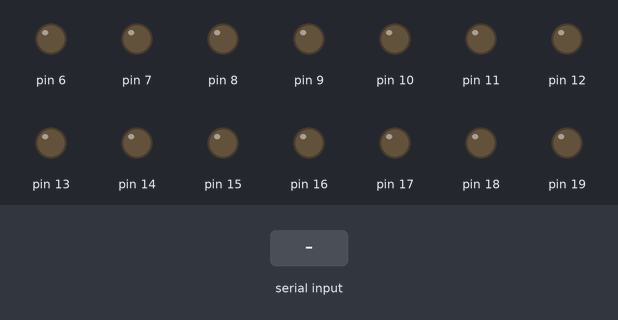
Recording of a sketch running on a simulated Arduino Uno, built with avr-gcc and run on an emulated ATmega328P. On the bench: output pins drawn as LEDs (lit = HIGH). Dashed ring = blinking. Inputs (shaded band) come from the test bench. EEPROM starts erased.

Above: at 1.2 s.
1.3 s: byte 30 received over Serial
At 3.1 s:
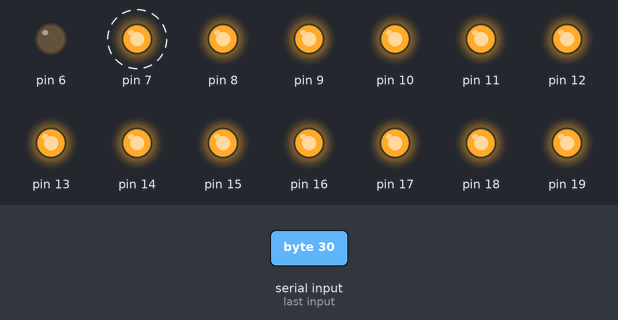
At 4.6 s:
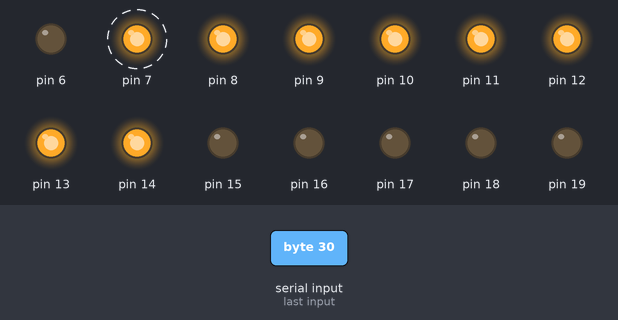
6.8 s: byte 90 received over Serial
At 7.6 s:
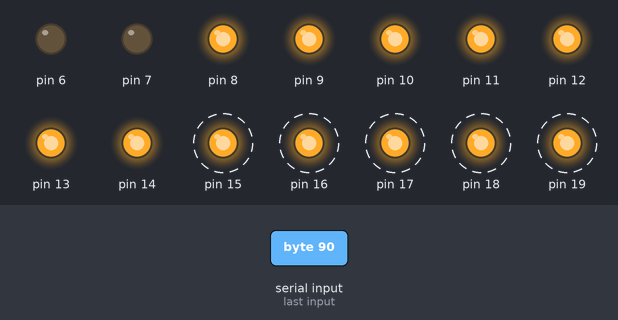
Timing chart, 0 to 12.3 s (numbered marks = the images above; inputs shaded):
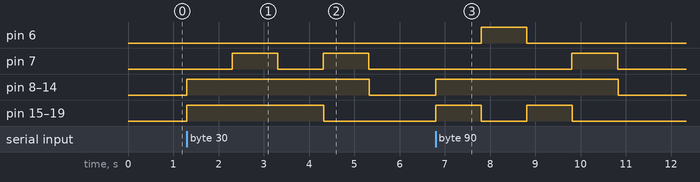

The sketch:

teste_eeprom.ino
```cpp
#include <EEPROM.h>
int ligar = B0;
int rele_ligar = B0;
int dados = B1;
int desligar = B1;
int switchh, switch1=B000000,switch2=B000000;
int cmd,bobina;
int liga_antiga = 0;
int d_bobina_antiga_2,d_bobina_antiga_1,n_bobina_antiga_1,n_bobina_antiga_2;


void setup() {
   //primeira vez na utilização desse código descomentar essas linhas
   //EEPROM.write(0, 2);
   //EEPROM.write(1, 2);
   //EEPROM.write(2, 2);
   //EEPROM.write(3, 2);

 Serial.begin(9600);
  DDRD = B11111100;
  DDRB = B111111;
  DDRC = B111111;
  //switch1 = EEPROM.read(0);
  //switch2 = EEPROM.read(1);

}

void loop() {

  if (Serial.available() > 0) {

     cmd = Serial.read();
     switchh = cmd/10;
     bobina = cmd%10;
     aberto();
     delay(1000);
     desligar_bobina();
     delay(1000);
     aberto();
     delay(1000);
     escolher_bobina(bobina);
     ligar_bobina();
     delay(1000);
     aterrado();
     delay(1000);


   }

}

void escolher_bobina(int valor){

   switch (valor) {
   case 1:
    dados = B111100;
    break;
   case 2:
    dados = B111001;
    break;
   case 3:
    dados = B110011;
    break;
   case 4:
    dados = B100111;
    break;
   case 5:
    dados = B001111;
    break;
   case 6:
    dados = B011110;
  default:
    // Se nenhuma das condições for satisfeita
    break;
  }

}


void ligar_bobina(){
   if(bobina%2==0){
      PORTD = B10<<6;
     }else{
      PORTD = B01<<6;
     }

     delay(10);
     switchhh(dados);


}

void desligar_bobina(){

   if(switchh==1){
       if(EEPROM.read(1)%2==0){
        PORTD = B01<<6;
       }else{
       PORTD = B10<<6;
       }
       PORTB =  EEPROM.read(0);
       PORTC = B111111;


     }else{
      if(EEPROM.read(3)%2==0){
      PORTD = B01<<6;
     }else{
      PORTD = B10<<6;
     }
      PORTB = B111111;
      PORTC = EEPROM.read(2);
     }
     delay(10);
}


void switchhh(int valor){
  if(switchh==1){
       PORTB = valor;
       PORTC = B111111;
       d_bobina_antiga_1 = dados;
       n_bobina_antiga_1 = bobina;
       EEPROM.update(0, d_bobina_antiga_1);
       EEPROM.update(1, n_bobina_antiga_1);


     }else{
       PORTB = B111111;
       PORTC = valor;
       d_bobina_antiga_2 = dados;
       n_bobina_antiga_2 = bobina;
       EEPROM.update(2, d_bobina_antiga_2);
       EEPROM.update(3, n_bobina_antiga_2);
     }
}

void aberto(){
  PORTC = B1111111;
  PORTB = B1111111;
  PORTD = B0000011;
}

void aterrado(){
  PORTD = B00<<6;
  delay(10);
  PORTC = B000000;
  PORTB = B000000;

}
```

Measured:
- after the input at 1.3 s, pin 7: alternates HIGH for 1.0 s and LOW for 1.0 s, starting after 1.0 s; pin 8–14: LOW → HIGH at once, → LOW 4.0 s later; pin 15–19: LOW → HIGH at once, → LOW 3.0 s later
- after the input at 6.8 s, pin 6: LOW → HIGH after 1.0 s, → LOW 1.0 s later; pin 7: LOW → HIGH after 3.0 s, → LOW 1.0 s later; pin 8–14: LOW → HIGH at once, → LOW 4.0 s later; pin 15–19: alternates HIGH for 1.0 s and LOW for 1.0 s, 4 changes in all, then stays LOW, starting at once
